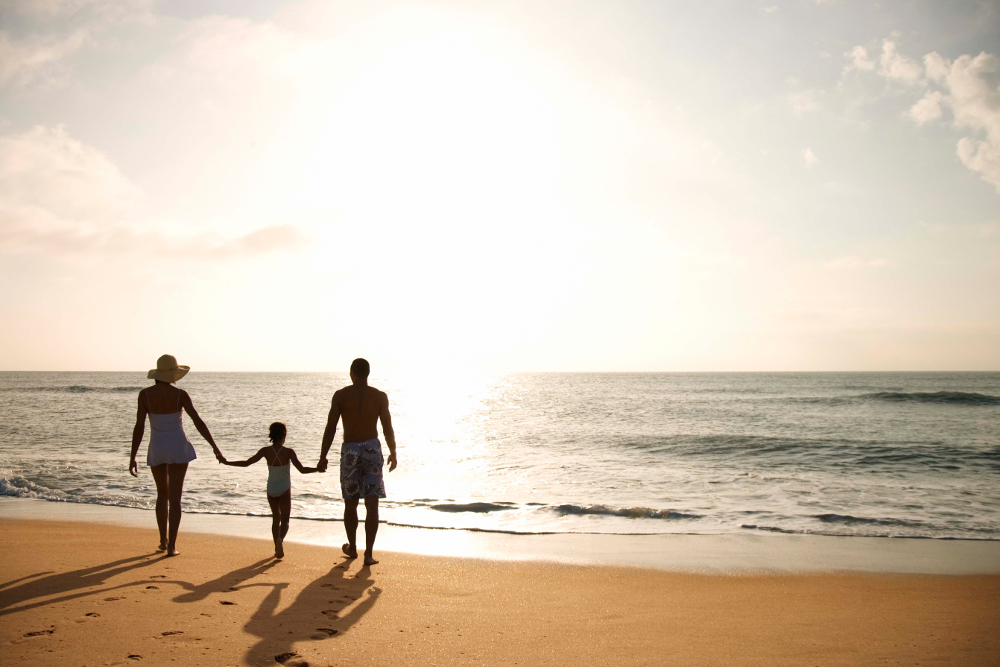
#> input picture Projekt_ZPwP-person_detection/images/fot1.jpg, 1000 x 667 px, found by its file name
$ python person_detection.py
#> lines starting #> are read from the running program, lines starting #| are printed output that depends on the picture
#> in read_image, image is the input picture: shape (667, 1000, 3); mean B, G, R 180.1, 198.4, 213.8
import numpy as np
import cv2
import imutils
from imutils.object_detection import non_max_suppression

hog = cv2.HOGDescriptor()
hog.setSVMDetector(cv2.HOGDescriptor_getDefaultPeopleDetector())


def detection(image) -> str:
    image = imutils.resize(image, width=600)
#> image: shape (400, 600, 3)
    (rects, weights) = hog.detectMultiScale(image, winStride=(4, 4),
                                            padding=(8, 8), scale=1.05)
#> rects = [[61, 200, 80, 159], [174, 196, 85, 169], [132, 236, 66, 133]]; weights = [3.63, 5.21, 1.74]
    rects = np.array([[x, y, x + w, y + h] for (x, y, w, h) in rects])
#> rects = [[61, 200, 141, 359], [174, 196, 259, 365], [132, 236, 198, 369]]
    selection = non_max_suppression(rects, probs=None, overlapThresh=0.65)
#> selection = [[132, 236, 198, 369], [174, 196, 259, 365], [61, 200, 141, 359]]

    person = 0
    for (xA, yA, xB, yB) in selection:
        cv2.rectangle(image, (xA, yA), (xB, yB), (0, 255, 0), 2)
        person += 1
#> this loop made 3 passes
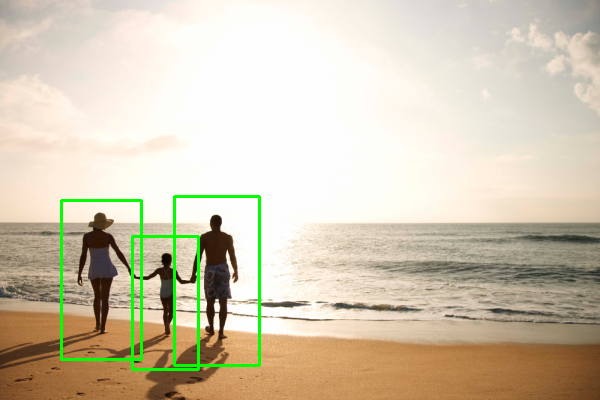
#> image: shape (400, 600, 3); mean of channels 0, 1, 2 177.5, 199.7, 210.3; drawn as B, G, R
#> after the loop, person = 3

    #cv2.putText(image, f'Ilosc osob : {person}', (40, 50),
                #cv2.FONT_HERSHEY_DUPLEX, 0.8, (0, 0, 255), 2)
    #cv2.imshow("Wyszukiwanie osob", image)
    return f'{person}'

def read_image(filepath):
    image = cv2.imread(filepath)
    return detection(image)

filepath = "C:\\Users\\HP\\Desktop\\Informatyka_sem.2\\ZPwP\\Repository1-person_detection\\Projekt_ZP-person_detection\\images\\fot1.jpg"
print(read_image(filepath))

$ run again, with Projekt_ZPwP-person_detection/images/fot2.jpg copied over Projekt_ZPwP-person_detection/images/fot1.jpg
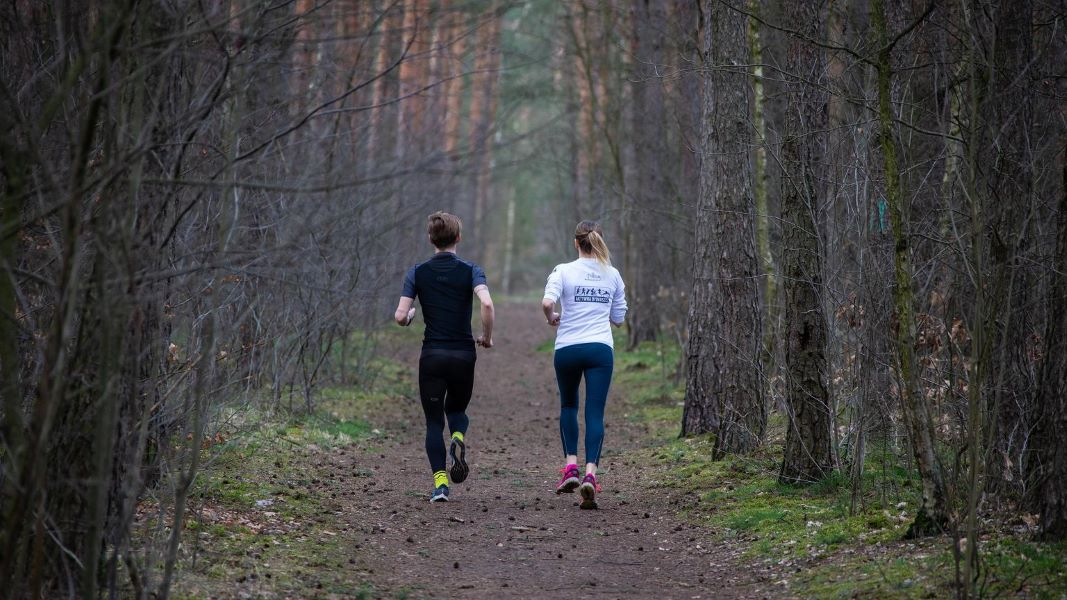
#> input picture Projekt_ZPwP-person_detection/images/fot2.jpg, 1067 x 600 px, found by its file name
#> in read_image, image is the input picture: shape (600, 1067, 3); mean B, G, R 66.8, 68.3, 69.2
#> in detection, `(rects, weights) = hog.detectMultiScale(image, winStride=(4, 4), paddi..`: rects = [[201, 103, 99, 198], [280, 101, 98, 195]]; weights = [3.1, 2.36]
#> in detection, `rects = np.array([[x, y, x + w, y + h] for (x, y, w, h) in rects])`: rects = [[201, 103, 300, 301], [280, 101, 378, 296]]
#> the loop in detection, `for (xA, yA, xB, yB) in selection:` made 2 passes
#> (xA, yA, xB, yB, person) on passes 1 to 2: (201, 103, 300, 301, 1), (280, 101, 378, 296, 2)
#> after the loop in detection, `for (xA, yA, xB, yB) in selection:`:
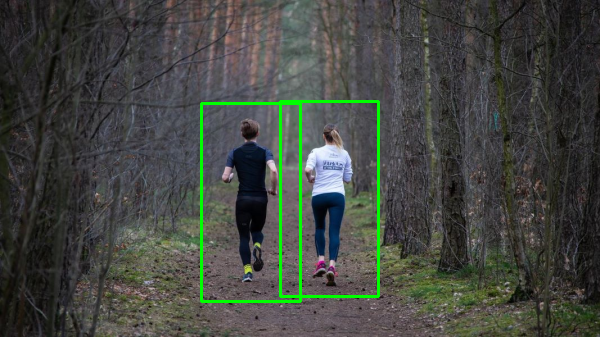
#> image: shape (337, 600, 3); mean of channels 0, 1, 2 65.2, 71, 67.5; drawn as B, G, R
#> after the loop in detection, `for (xA, yA, xB, yB) in selection:`: person = 2

$ run again, with Projekt_ZPwP-person_detection/images/fot3.jpg copied over Projekt_ZPwP-person_detection/images/fot1.jpg
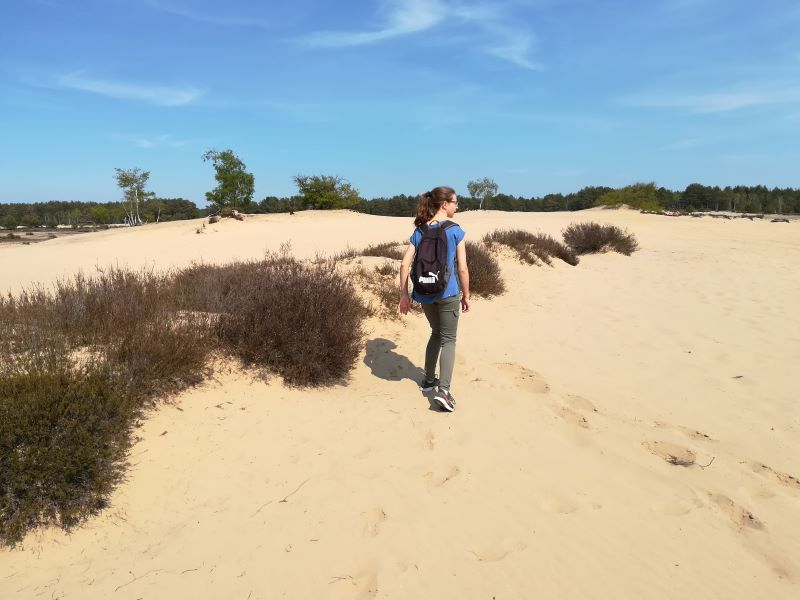
#> input picture Projekt_ZPwP-person_detection/images/fot3.jpg, 800 x 600 px, found by its file name
#> in read_image, image is the input picture: shape (600, 800, 3); mean B, G, R 166.1, 174.8, 172.2
#> in detection, `(rects, weights) = hog.detectMultiScale(image, winStride=(4, 4), paddi..`: rects = [[276, 117, 108, 216]]; weights = [2.58]
#> in detection, `rects = np.array([[x, y, x + w, y + h] for (x, y, w, h) in rects])`: rects = [[276, 117, 384, 333]]
#> the loop in detection, `for (xA, yA, xB, yB) in selection:` made 1 pass
#> (xA, yA, xB, yB, person) on pass 1: (276, 117, 384, 333, 1)
#> after the loop in detection, `for (xA, yA, xB, yB) in selection:`:
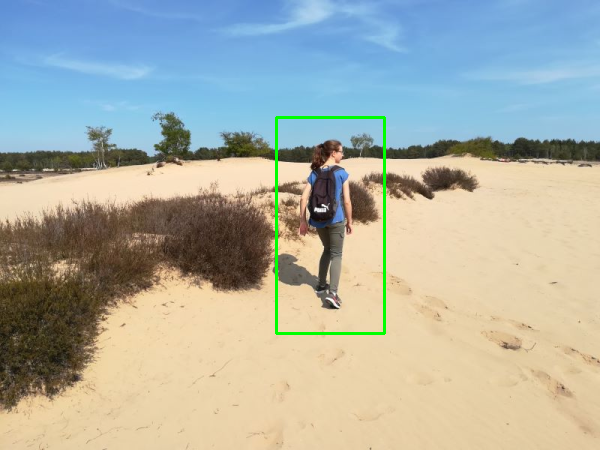
#> image: shape (450, 600, 3); mean of channels 0, 1, 2 164.8, 175.2, 170.8; drawn as B, G, R
#> after the loop in detection, `for (xA, yA, xB, yB) in selection:`: person = 1

$ run again, with Projekt_ZPwP-person_detection/images/fot4.jpg copied over Projekt_ZPwP-person_detection/images/fot1.jpg
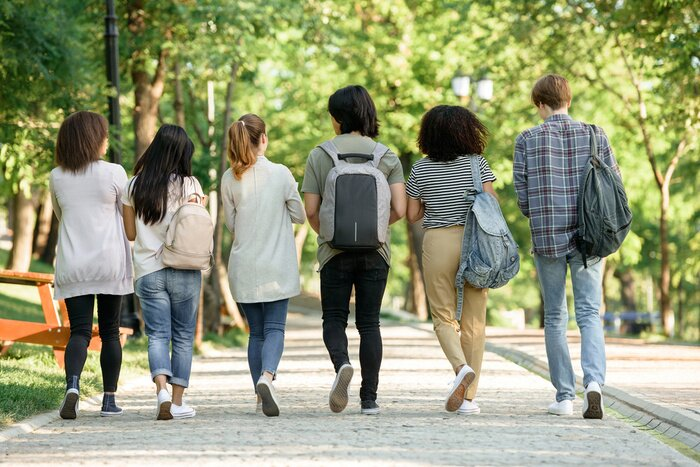
#> input picture Projekt_ZPwP-person_detection/images/fot4.jpg, 700 x 467 px, found by its file name
#> in read_image, image is the input picture: shape (467, 700, 3); mean B, G, R 120.5, 154.2, 148.8
#> in detection, `(rects, weights) = hog.detectMultiScale(image, winStride=(4, 4), paddi..`: rects = [[241, 139, 122, 244], [424, 120, 138, 276], [0, 75, 157, 324], [148, 85, 159, 315], [309, 67, 144, 286], [64, 61, 171, 339]]; weights = [2.35, 1.33, 2.76, 0.83, 0.281, 0.899]
#> in detection, `rects = np.array([[x, y, x + w, y + h] for (x, y, w, h) in rects])`: rects = [[241, 139, 363, 383], [424, 120, 562, 396], [0, 75, 157, 399], [148, 85, 307, 400], [309, 67, 453, 353], [64, 61, 235, 400]]
#> selection = [[64, 61, 235, 400], [148, 85, 307, 400], [0, 75, 157, 399], [424, 120, 562, 396], [241, 139, 363, 383], [309, 67, 453, 353]]
#> the loop in detection, `for (xA, yA, xB, yB) in selection:` made 6 passes
#> after the loop in detection, `for (xA, yA, xB, yB) in selection:`:
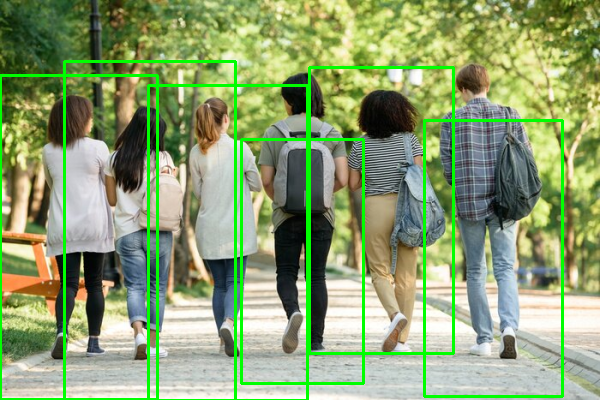
#> image: shape (400, 600, 3); mean of channels 0, 1, 2 112.7, 160.3, 140; drawn as B, G, R
#> after the loop in detection, `for (xA, yA, xB, yB) in selection:`: person = 6
